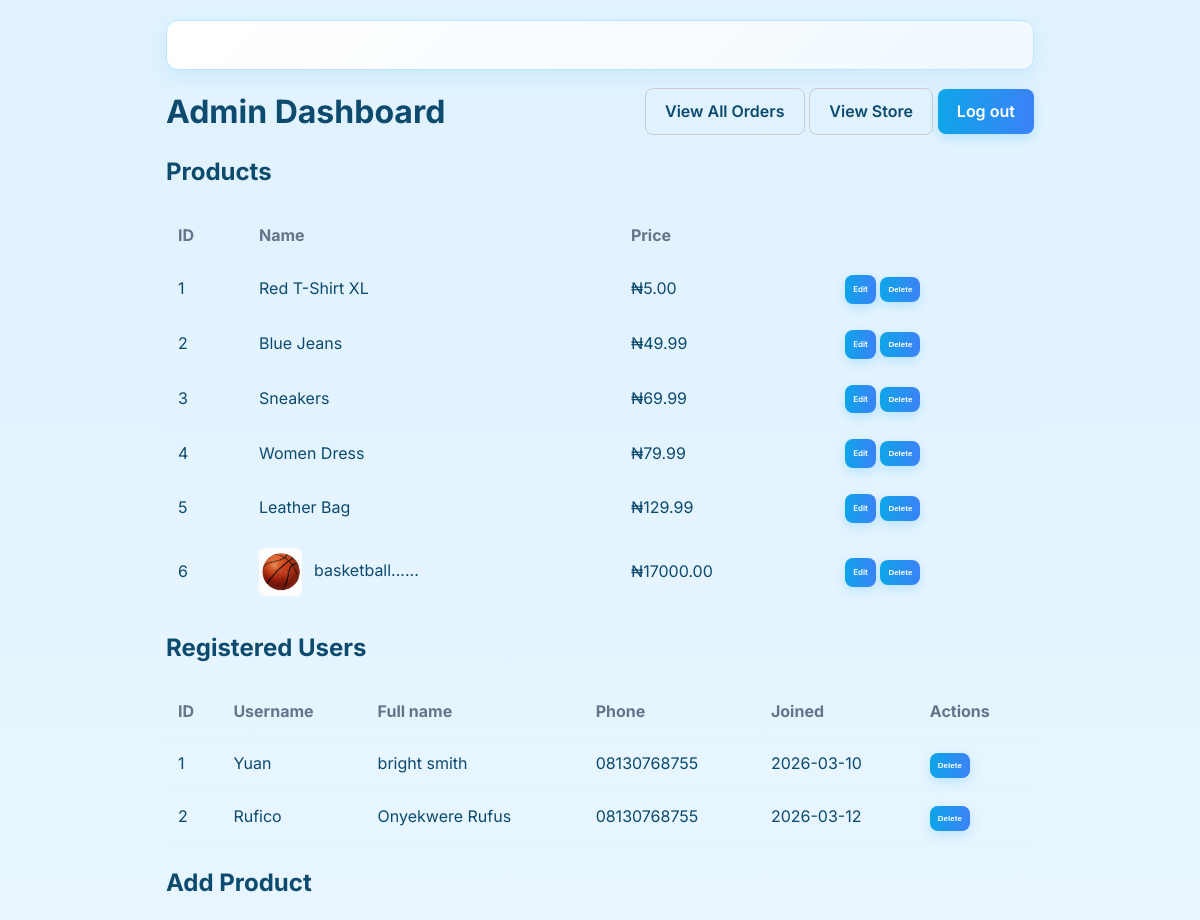
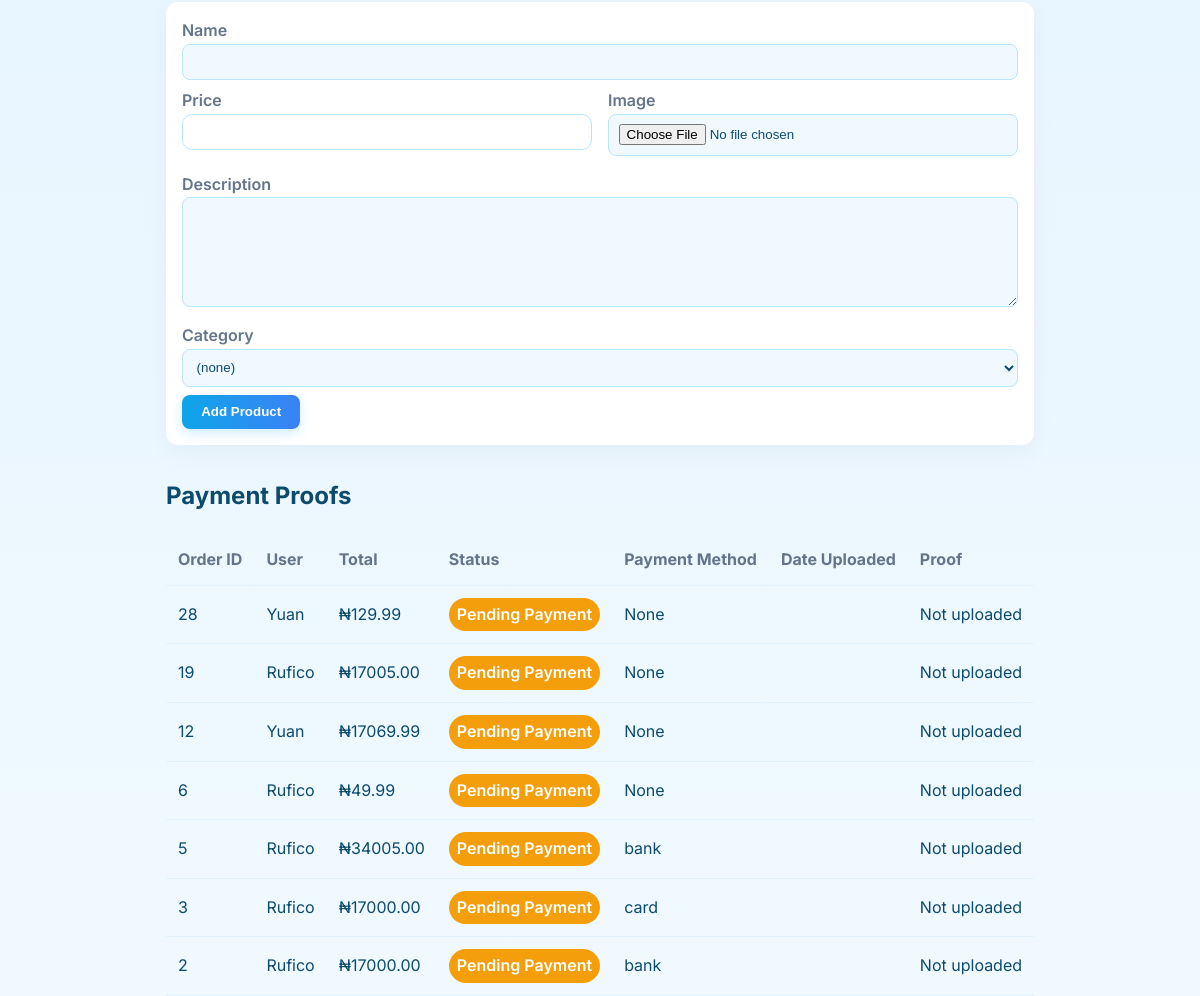
The page /admin (signed in) on the database its author committed (2 pictures, top to bottom).
### tables this page shows
CREATE TABLE products (
            id INTEGER PRIMARY KEY,
            name TEXT NOT NULL,
            description TEXT,
            price REAL NOT NULL DEFAULT 0.0,
            image TEXT
        , rating REAL DEFAULT 4.5, category TEXT);

CREATE TABLE "users" (
                    id INTEGER PRIMARY KEY,
                    username TEXT UNIQUE NOT NULL,
                    password_hash TEXT NOT NULL,
                    full_name TEXT,
                    age INTEGER,
                    dob TEXT,
                    state TEXT,
                    country TEXT,
                    address TEXT,
                    phone TEXT,
                    email TEXT,
                    created_at TEXT DEFAULT (datetime('now'))
                , reset_token TEXT, reset_token_expiry TEXT);

CREATE TABLE orders (
        id INTEGER PRIMARY KEY,
        user_id INTEGER,
        total REAL,
        status TEXT,
        payment_method TEXT,
        proof TEXT,
        created_at TEXT
    );

### app.py (the view)
@app.route('/admin')
@admin_required
def admin_dashboard():
    products = fetch_all_products()
    users = fetch_all_users()
    conn = get_db()
    orders = conn.execute("""
        SELECT o.*, u.username AS user_name
        FROM orders o
        JOIN users u ON o.user_id = u.id
        WHERE o.status = 'PENDING_PAYMENT'
        ORDER BY o.id DESC
    """).fetchall()
    conn.close()
    return render_template('admin_dashboard.html', products=products, users=users, orders=orders)

### app.py (called while the page is built, shortened)
@app.before_request
def ensure_landing_first():
    path = request.path or ''
    if request.method != 'GET':
        return None
    if session.get('seen_landing') or request.cookies.get('seen_splash'):
        return None
    if path == '/' or path.startswith('/static') or path.startswith('/admin') or path.startswith('/api') or path.startswith('/favicon.ico'):
        return None
    return redirect(url_for('index'))

def get_db():
    conn = sqlite3.connect(DB_PATH, timeout=30, check_same_thread=False)
    conn.row_factory = sqlite3.Row
    return conn

def admin_required(f):
    @wraps(f)
    def wrap(*a, **kw):
        if not session.get("is_admin"):
            return redirect(url_for("admin_login"))
        return f(*a, **kw)
    return wrap

def fetch_all_products():
    conn = get_db()
    rows = conn.execute("SELECT * FROM products").fetchall()
    conn.close()
    return [dict(r) for r in rows]

def fetch_all_users():
    conn = get_db()
    rows = conn.execute("SELECT * FROM users").fetchall()
    conn.close()
    return [dict(r) for r in rows]

@app.context_processor
def inject_notification_count():
    uid = session.get('user_id')
    unseen = 0
    wishlist_ids = []
    cart_item_count = 0
    return dict(notifications_unseen_count=unseen, current_year=datetime.datetime.now().year,
                wishlist_ids=wishlist_ids, cart_item_count=cart_item_count)

### templates/admin_dashboard.html (shortened to what this page needs)
{% extends 'base.html' %}
{% block content %}
<div style="display:flex;justify-content:space-between;align-items:center">
  <h1 style="margin:0">Admin Dashboard</h1>
  <div>
    <a class="btn ghost" href="/admin/payment-proofs">View All Orders</a>
    <a class="btn ghost" href="/">View Store</a>
    <a class="btn" href="/admin/logout">Log out</a>
  </div>
</div>
<h2 style="margin-top:1rem">Products</h2>
<table class="cart">
  <thead><tr><th>ID</th><th>Name</th><th>Price</th><th></th></tr></thead>
  <tbody>
    {% for p in products %}
    <tr>
      <td data-label="ID">{{ p.id }}</td>
      <td data-label="Name">
        {% if p.image %}
          <img class="thumb product-image-zoomable" src="{{ url_for('static', filename=p.image) }}" alt="{{ p.name }}">
        {% endif %}
        {{ p.name }}
      </td>
      <td data-label="Price">₦{{ '%.2f'|format(p.price) }}</td>
      <td data-label="Actions">
        <a class="btn small" href="/admin/edit/{{ p.id }}">Edit</a>
        <form action="/admin/delete" method="post" style="display:inline">
          <button class="btn small" type="submit">Delete</button>
        </form>
      </td>
    </tr>
    {% endfor %}
  </tbody>
</table>
<h2 style="margin-top:1.25rem">Registered Users</h2>
<table class="cart">
  <thead><tr><th>ID</th><th>Username</th><th>Full name</th><th>Phone</th><th>Joined</th><th>Actions</th></tr></thead>
  <tbody>
    {% for u in users %}
    <tr>
      <td data-label="ID">{{ u.id }}</td>
      <td data-label="Username">{{ u.username }}</td>
      <td data-label="Full name">{{ u.full_name or '' }}</td>
      <td data-label="Phone">{{ u.phone or '' }}</td>
      <td data-label="Joined">{{ (u.created_at or '').split(' ')[0] }}</td>
      <td data-label="Actions">
        <form action="/admin/delete_user" method="post" style="display:inline">
          <button class="btn small" type="submit" onclick="return confirm('Delete user {{ u.username }}? This cannot be undone.')">Delete</button>
        </form>
      </td>
    </tr>
    {% endfor %}
  </tbody>
</table>
<h2 style="margin-top:1.25rem">Add Product</h2>
<form action="/admin/add_product" method="post" enctype="multipart/form-data" style="background:var(--card);padding:1rem;border-radius:12px;box-shadow:0 8px 24px rgba(16,24,40,0.04)">
  <label>Name
    <input name="name" required>
  </label>
  <div class="row" style="margin-top:.5rem">
    <label style="flex:1">Price
      <input name="price" type="number" step="0.01" required>
    </label>
    <label style="flex:1">Image
      <input type="file" name="image" accept="image/*">
    </label>
  </div>
  <label style="margin-top:.5rem">Description
    <textarea name="description"></textarea>
  </label>
  <label style="margin-top:.5rem">Category
    <select name="category">
      <option value="">(none)</option>
    </select>
  </label>
  <div style="margin-top:.5rem">
    <button class="btn" type="submit">Add Product</button>
  </div>
</form>
<h2 style="margin-top:2rem">Payment Proofs</h2>
<table class="cart">
  <thead>
    <tr>
      <th>Order ID</th>
      <th>User</th>
      <th>Total</th>
      <th>Status</th>
      <th>Payment Method</th>
      <th>Date Uploaded</th>
      <th>Proof</th>
    </tr>
  </thead>
  <tbody>
    {% for order in orders %}
    <tr>
      <td data-label="Order ID">{{ order.id }}</td>
      <td data-label="User">{{ order.user_name }}</td>
      <td data-label="Total">₦{{ "%.2f"|format(order.total) }}</td>
      <td data-label="Status"><span class="chip" style="background:var(--warning);color:white;">{{ order.status.replace('_', ' ')|title }}</span></td>
      <td data-label="Payment Method">{{ order.payment_method }}</td>
      <td data-label="Date Uploaded">{{ (order.proof_uploaded_at or '').split('.')[0] }}</td>
      <td data-label="Proof">
        {% if order.proof %}
          <a class="btn small" href="{{ url_for('static', filename=order.proof) }}" target="_blank">View Proof</a>
          {% if order.status == 'PENDING_PAYMENT' %}
            <button class="btn small approve-btn" data-order-id="{{ order.id }}">Approve</button>
            <button class="btn small ghost reject-btn" data-order-id="{{ order.id }}">Reject</button>
          {% endif %}
        {% else %}
          Not uploaded
        {% endif %}
      </td>
    </tr>
    {% endfor %}
  </tbody>
</table>
{% endblock %}

### templates/base.html (shortened to what this page needs)
<!doctype html>
<html lang="en">
  <head>
    <link rel="stylesheet" href="/static/style.css">
    <link rel="stylesheet" href="https://cdnjs.cloudflare.com/ajax/libs/font-awesome/6.5.1/css/all.min.css" />
  </head>
  <body style="display:flex;flex-direction:column;min-height:100vh;margin:0">
    <main class="container" style="flex:1">
      <div class="hero">
      </div>
      {% block content %}{% endblock %}
    </main>
  </body>
</html>

### static/style.css (style rules this page uses)
:root { --bg: #F0F9FF; --surface: #FFFFFF; --muted: #64748B; --accent: #0EA5E9; --accent-2: #06B6D4; --accent-3: #3B82F6; --danger: #fb7185; --radius: 12px; --gap: 1rem; --glass: rgba(255,255,255,0.6); }
* { box-sizing:border-box }
html,body { height:100% }
body { font-family: Inter, "Segoe UI", Roboto, -apple-system, "Helvetica Neue", Arial, sans-serif; margin:0; background: linear-gradient(135deg, #E0F2FE 0%, #F0F9FF 100%); color: #0C4A6E; -webkit-font-smoothing:antialiased; -moz-osx-font-smoothing:grayscale; }
.container { max-width:1200px;margin:1.25rem auto;padding:0 1rem }
.hero { background:linear-gradient(135deg, #ffffff 0%, #f0f9ff 100%);padding:1.5rem;border-radius:var(--radius);box-shadow:0 8px 20px rgba(14,165,233,0.1);margin-bottom:1rem;border:1px solid #BAE6FD }
.thumb { height:48px;object-fit:cover;border-radius:6px;margin-right:.5rem;vertical-align:middle }
.btn { display:inline-flex;align-items:center;justify-content:center;background:linear-gradient(90deg,var(--accent),var(--accent-3));color:#ffffff;padding:.55rem .9rem;border-radius:10px;text-decoration:none;border:none;cursor:pointer;font-weight:700;box-shadow:0 4px 12px rgba(14,165,233,0.2) }
.btn.ghost { background:transparent;color:var(--accent);border:1px solid #BAE6FD;box-shadow:none }
.btn.small { padding:.5rem .5rem;font-size:.5rem }
.cart { width:100%;border-collapse:collapse;background:transparent }
.cart th,.cart td { padding:.75rem;text-align:left;border-bottom:1px solid #E0F2FE }
.cart thead th { color:var(--muted);font-weight:700 }
label { display:block;margin-bottom:.5rem;color:var(--muted);font-weight:600 }
input[type="text"], input[type="number"], input[type="password"], input[type="date"], textarea, select { width:100%;padding:.6rem;border:1px solid #BAE6FD;border-radius:10px;background:#FFFFFF;color:var(--text) }
textarea { min-height:110px }
form .row { display:flex;gap:1rem }
.chip { display:inline-block;padding:.25rem .5rem;border-radius:999px;background:#E0F2FE;color:var(--accent);font-weight:600 }
.cart thead th { background:transparent }

### templates/base.html (style rules this page uses)
:root { --bg: #F0F9FF; --card: #FFFFFF; --text: #0C4A6E; --muted: #64748B; --border: #BAE6FD; --accent: #0EA5E9; --accent-hover: #0284C7; --success: #10B981; --danger: #EF4444; --warning: #F59E0B; }
body { background-color: var(--bg); background-image: linear-gradient(180deg, #E0F2FE 0%, #F0F9FF 100%); background-attachment: fixed; color: var(--text); font-family: 'Inter', sans-serif; line-height: 1.6; }
a { color: var(--accent); text-decoration: none; }
.btn { background-color: var(--accent); color: white; border: none; border-radius: 8px; padding: 0.6rem 1.2rem; font-weight: 600; cursor: pointer; transition: all 0.2s ease; }
.btn.ghost { background: transparent; border: 1px solid var(--border); color: var(--text); }
input, textarea, select { background-color: var(--bg); border: 1px solid var(--border); color: var(--text); border-radius: 8px; padding: 0.6rem; width: 100%; box-sizing: border-box; }
h1, h2, h3, h4 { color: var(--text); font-weight: 700; }
img { max-width: 100%; height: auto; }
.product-image-zoomable { cursor: zoom-in; }

### templates/admin_dashboard.html (style rules this page uses)
.btn.ghost { background:transparent;border:1px solid #ccc;color:inherit }

### rows shown on the page
products: id "1", name "Red T-Shirt XL", price "5.00"
products: id "2", name "Blue Jeans", price "49.99"
products: id "3", name "Sneakers", price "69.99"
products: id "4", name "Women Dress", price "79.99"
products: id "5", name "Leather Bag", price "129.99"
products: id "6", image (picture), name "basketball......", price "17000.00"
users: id "1", username "Yuan", full_name "bright smith", phone "08130768755", created_at "2026-03-10"
users: id "2", username "Rufico", full_name "Onyekwere Rufus", phone "08130768755", created_at "2026-03-12"
orders: id "28", user_name "Yuan", total "129.99", status.replace "Pending Payment", payment_method "None"
orders: id "19", user_name "Rufico", total "17005.00", status.replace "Pending Payment", payment_method "None"
orders: id "12", user_name "Yuan", total "17069.99", status.replace "Pending Payment", payment_method "None"
orders: id "6", user_name "Rufico", total "49.99", status.replace "Pending Payment", payment_method "None"
orders: id "5", user_name "Rufico", total "34005.00", status.replace "Pending Payment", payment_method "bank"
orders: id "3", user_name "Rufico", total "17000.00", status.replace "Pending Payment", payment_method "card"
orders: id "2", user_name "Rufico", total "17000.00", status.replace "Pending Payment", payment_method "bank"
